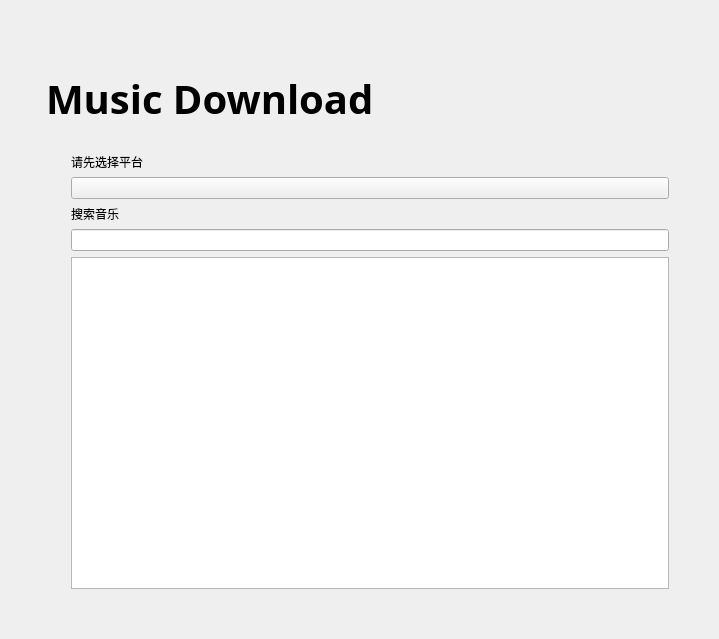
<?xml version="1.0" encoding="UTF-8"?>
<ui version="4.0">
 <class>Form</class>
 <widget class="QWidget" name="Form">
  <property name="geometry">
   <rect>
    <x>0</x>
    <y>0</y>
    <width>719</width>
    <height>639</height>
   </rect>
  </property>
  <property name="windowTitle">
   <string>Form</string>
  </property>
  <widget class="QWidget" name="layoutWidget">
   <property name="geometry">
    <rect>
     <x>30</x>
     <y>60</y>
     <width>671</width>
     <height>561</height>
    </rect>
   </property>
   <layout class="QVBoxLayout" name="verticalLayout_4">
    <property name="spacing">
     <number>16</number>
    </property>
    <property name="leftMargin">
     <number>16</number>
    </property>
    <property name="topMargin">
     <number>16</number>
    </property>
    <property name="rightMargin">
     <number>16</number>
    </property>
    <property name="bottomMargin">
     <number>16</number>
    </property>
    <item>
     <widget class="LargeTitleLabel" name="VideoTitile">
      <property name="maximumSize">
       <size>
        <width>16777215</width>
        <height>45</height>
       </size>
      </property>
      <property name="font">
       <font>
        <family>微软雅黑</family>
        <pointsize>30</pointsize>
        <bold>true</bold>
        <kerning>true</kerning>
       </font>
      </property>
      <property name="text">
       <string>Music Download</string>
      </property>
     </widget>
    </item>
    <item>
     <layout class="QVBoxLayout" name="verticalLayout">
      <item>
       <widget class="SimpleCardWidget" name="SimpleCardWidget">
        <layout class="QHBoxLayout" name="horizontalLayout_2">
         <property name="leftMargin">
          <number>25</number>
         </property>
         <property name="topMargin">
          <number>16</number>
         </property>
         <property name="rightMargin">
          <number>16</number>
         </property>
         <property name="bottomMargin">
          <number>16</number>
         </property>
         <item>
          <layout class="QGridLayout" name="gridLayout">
           <item row="1" column="0">
            <widget class="ComboBox" name="ComboBox"/>
           </item>
           <item row="0" column="0">
            <widget class="BodyLabel" name="BodyLabel">
             <property name="text">
              <string>请先选择平台</string>
             </property>
            </widget>
           </item>
           <item row="2" column="0">
            <widget class="BodyLabel" name="BodyLabel_2">
             <property name="text">
              <string>搜索音乐</string>
             </property>
            </widget>
           </item>
           <item row="4" column="0">
            <widget class="TableView" name="TableView"/>
           </item>
           <item row="3" column="0">
            <widget class="SearchLineEdit" name="SearchLineEdit"/>
           </item>
          </layout>
         </item>
        </layout>
       </widget>
      </item>
     </layout>
    </item>
   </layout>
  </widget>
 </widget>
 <customwidgets>
  <customwidget>
   <class>ComboBox</class>
   <extends>QPushButton</extends>
   <header>qfluentwidgets</header>
  </customwidget>
  <customwidget>
   <class>CardWidget</class>
   <extends>QFrame</extends>
   <header>qfluentwidgets</header>
   <container>1</container>
  </customwidget>
  <customwidget>
   <class>SimpleCardWidget</class>
   <extends>CardWidget</extends>
   <header>qfluentwidgets</header>
   <container>1</container>
  </customwidget>
  <customwidget>
   <class>BodyLabel</class>
   <extends>QLabel</extends>
   <header>qfluentwidgets</header>
  </customwidget>
  <customwidget>
   <class>LargeTitleLabel</class>
   <extends>QLabel</extends>
   <header>qfluentwidgets</header>
  </customwidget>
  <customwidget>
   <class>LineEdit</class>
   <extends>QLineEdit</extends>
   <header>qfluentwidgets</header>
  </customwidget>
  <customwidget>
   <class>SearchLineEdit</class>
   <extends>LineEdit</extends>
   <header>qfluentwidgets</header>
  </customwidget>
  <customwidget>
   <class>TableView</class>
   <extends>QTableView</extends>
   <header>qfluentwidgets</header>
  </customwidget>
 </customwidgets>
 <resources/>
 <connections/>
</ui>
